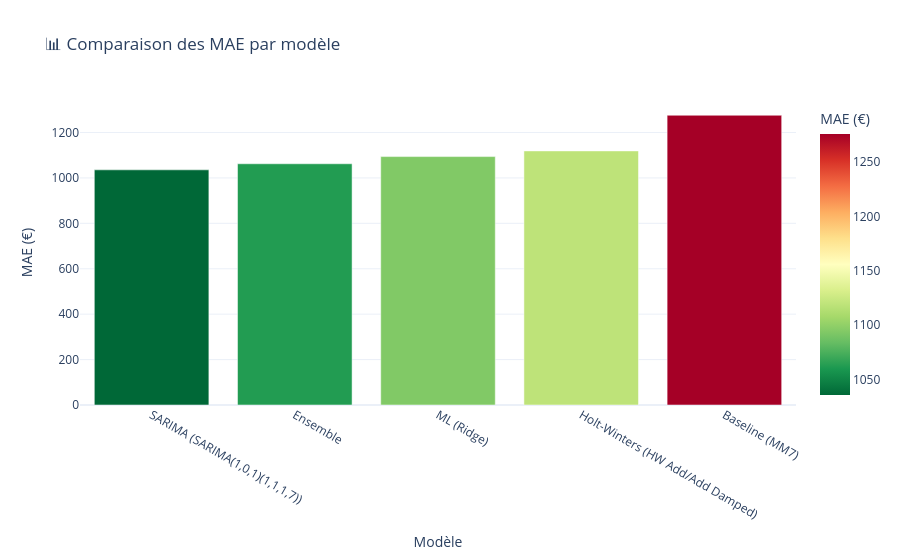

Notebook source saved alongside this figure:
### Code cell
# Visualisation comparaison
fig = px.bar(
    df_results, x='model', y='MAE',
    title='📊 Comparaison des MAE par modèle',
    labels={'model': 'Modèle', 'MAE': 'MAE (€)'},
    color='MAE', color_continuous_scale='RdYlGn_r'
)
fig.update_layout(template='plotly_white', showlegend=False)
fig.show()

### Figure 1 — Plotly figure (JSON) as saved in the notebook; plotly's stock layout.template omitted (floating-point values rounded to 4 significant figures)
{"data": [{"hovertemplate": "Modèle=%{x}<br>MAE (€)=%{marker.color}<extra></extra>", "legendgroup": "", "marker": {"color": [1036.0, 1062.0, 1094.0, 1119.0, 1276.0], "coloraxis": "coloraxis", "pattern": {"shape": ""}}, "name": "", "orientation": "v", "showlegend": false, "textposition": "auto", "type": "bar", "x": ["SARIMA (SARIMA(1,0,1)(1,1,1,7))", "Ensemble", "ML (Ridge)", "Holt-Winters (HW Add/Add Damped)", "Baseline (MM7)"], "xaxis": "x", "y": [1036.0, 1062.0, 1094.0, 1119.0, 1276.0], "yaxis": "y"}], "layout": {"barmode": "relative", "coloraxis": {"colorbar": {"title": {"text": "MAE (€)"}}, "colorscale": [[0, "rgb(0,104,55)"], [0.1, "rgb(26,152,80)"], [0.2, "rgb(102,189,99)"], [0.3, "rgb(166,217,106)"], [0.4, "rgb(217,239,139)"], [0.5, "rgb(255,255,191)"], [0.6, "rgb(254,224,139)"], [0.7, "rgb(253,174,97)"], [0.8, "rgb(244,109,67)"], [0.9, "rgb(215,48,39)"], [1, "rgb(165,0,38)"]]}, "legend": {"tracegroupgap": 0}, "showlegend": false, "title": {"text": "📊 Comparaison des MAE par modèle"}, "xaxis": {"anchor": "y", "domain": [0, 1], "title": {"text": "Modèle"}}, "yaxis": {"anchor": "x", "domain": [0, 1], "title": {"text": "MAE (€)"}}}}
